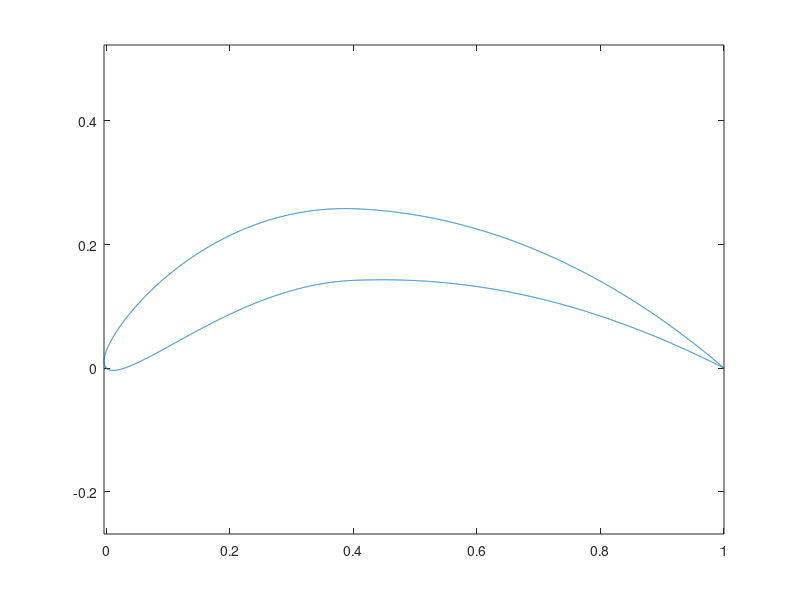

The MATLAB source for this figure:
clear;
clc;
close all;

%[x_b,y_b] = function NACA_Airfoils(m,p,t,c,N)

m=.2;
p=.4;
t=.12;
c=1;
N=10000;

%create n/2 different x positions
x_positions = linspace(0,c,N/2);

%find the thickness at each x position
y_t = ((t./0.2).*c).* ((.2969.*sqrt(x_positions./c)) - (.1260.*(x_positions./c)) - (.3516.*((x_positions./c).^2)) + (.2843.*((x_positions./c).^3)) - (.1036.*((x_positions./c).^4)));

%split the positions into before the max thickness and after
front_positions = x_positions(x_positions < (p*c));
rear_positions = x_positions(x_positions >= (p*c));

%create the mean camber line (different eqautions infront and behind the
%max thickness)
y_c = (m.*front_positions./(p.^2)).*((2.*p) - (front_positions./c));
y_c = [y_c (m.*(c-rear_positions)./((1-p).^2)).*(1+(rear_positions./c)-(2.*p))];

dyc_dx = (2*m/p) - (2.*m.*front_positions./(p^2 * c));
dyc_dx = [dyc_dx (((2*m)/((1-p).^2)).*(p-(rear_positions./c)))];
zeta = atan(dyc_dx);

x_U = x_positions - (y_t.*sin(zeta));
y_U = y_c + y_t.*cos(zeta);
x_L = x_positions + (y_t.*sin(zeta));
y_L = y_c - y_t.*cos(zeta);

x_b = [flip(x_L) x_U(2:end)];
y_b = [flip(y_L) y_U(2:end)]; 

%% debugging plots
% figure;
% plot(x_positions,y_t);
% 
% figure;
% plot(x_positions,y_c)
% 
% plot(x_U,y_U);
% hold on
% plot(x_L,y_L);
% axis equal
plot(x_b,y_b);
axis equal
